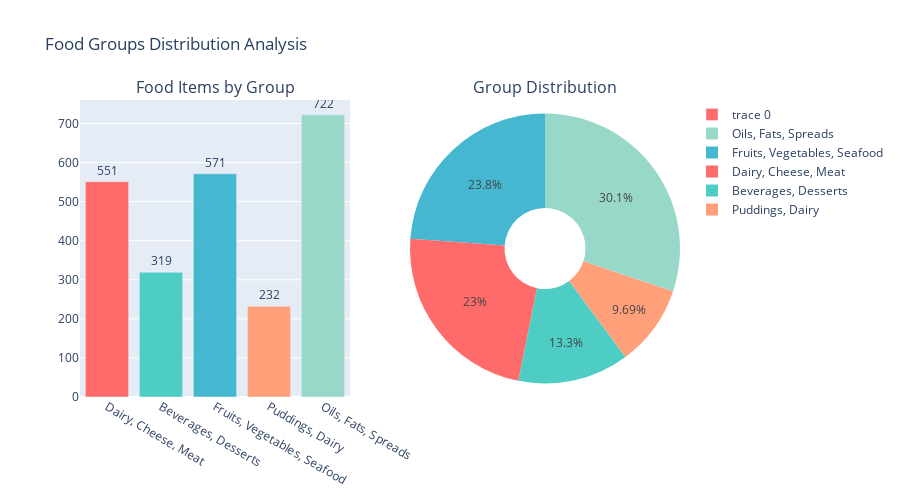

The code cell stored with this chart in its notebook:
### Markdown cell above
## 4. Food Groups Distribution

Visualize how food items are distributed across the 5 different groups.

### Code cell
# Group distribution
group_counts = combined_df.groupby(['data_group', 'group_description']).size().reset_index(name='count')

# Create visualization
fig = make_subplots(
    rows=1, cols=2,
    subplot_titles=('Food Items by Group', 'Group Distribution'),
    specs=[[{"type": "bar"}, {"type": "pie"}]]
)

# Bar chart
fig.add_trace(
    go.Bar(
        x=group_counts['group_description'],
        y=group_counts['count'],
        text=group_counts['count'],
        textposition='outside',
        marker_color=['#FF6B6B', '#4ECDC4', '#45B7D1', '#FFA07A', '#98D8C8']
    ),
    row=1, col=1
)

# Pie chart
fig.add_trace(
    go.Pie(
        labels=group_counts['group_description'],
        values=group_counts['count'],
        hole=0.3,
        marker_colors=['#FF6B6B', '#4ECDC4', '#45B7D1', '#FFA07A', '#98D8C8']
    ),
    row=1, col=2
)

fig.update_layout(
    title_text="Food Groups Distribution Analysis",
    height=500,
    showlegend=True
)

fig.show()

# Display table
print("\n📊 Food Groups Summary:")
print(group_counts.to_string(index=False))

### Figure 1 — Plotly figure (JSON) as saved in the notebook; plotly's stock layout.template omitted (floating-point values rounded to 4 significant figures)
{"data": [{"marker": {"color": ["#FF6B6B", "#4ECDC4", "#45B7D1", "#FFA07A", "#98D8C8"]}, "text": [551.0, 319.0, 571.0, 232.0, 722.0], "textposition": "outside", "type": "bar", "x": ["Dairy, Cheese, Meat", "Beverages, Desserts", "Fruits, Vegetables, Seafood", "Puddings, Dairy", "Oils, Fats, Spreads"], "xaxis": "x", "y": [551, 319, 571, 232, 722], "yaxis": "y"}, {"domain": {"x": [0.55, 1], "y": [0, 1]}, "hole": 0.3, "labels": ["Dairy, Cheese, Meat", "Beverages, Desserts", "Fruits, Vegetables, Seafood", "Puddings, Dairy", "Oils, Fats, Spreads"], "marker": {"colors": ["#FF6B6B", "#4ECDC4", "#45B7D1", "#FFA07A", "#98D8C8"]}, "type": "pie", "values": [551, 319, 571, 232, 722]}], "layout": {"annotations": [{"font": {"size": 16}, "showarrow": false, "text": "Food Items by Group", "x": 0.225, "xanchor": "center", "xref": "paper", "y": 1, "yanchor": "bottom", "yref": "paper"}, {"font": {"size": 16}, "showarrow": false, "text": "Group Distribution", "x": 0.775, "xanchor": "center", "xref": "paper", "y": 1, "yanchor": "bottom", "yref": "paper"}], "height": 500, "showlegend": true, "title": {"text": "Food Groups Distribution Analysis"}, "xaxis": {"anchor": "y", "domain": [0, 0.45]}, "yaxis": {"anchor": "x", "domain": [0, 1]}}}
